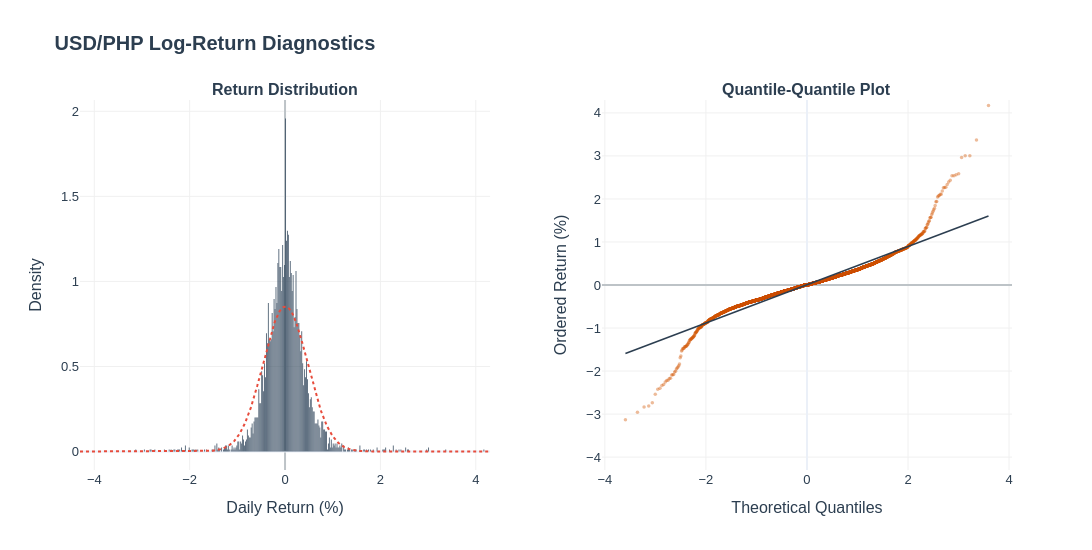

Write notebook code for a chart like this one.
### Code cell
# 2. Dynamic Range Control: 
if active_target == "PHP":
    h_range = [-4.3, 4.3]        # Returns % (X-axis Dist, Y-axis QQ)
    v_range_dist = [0, 2]  # Peak Density (Y-axis Dist)
    q_range = [-5, 5]        # Theoretical Quantiles (X-axis QQ)
else:
    h_range = [-9, 9]
    v_range_dist = [0, 12]
    q_range = [-6, 6]

# 3. Setup Figure
fig = make_subplots(
    rows=1,
    cols=2,
    subplot_titles=("<b>Return Distribution</b>", "<b>Quantile-Quantile Plot</b>"),
    horizontal_spacing=0.12,
)
# --- Subplot 1: Distribution ---
fig.add_trace(
    go.Histogram(
        x=val,
        nbinsx=500,  # High granularity for the peak
        histnorm="probability density",
        name="Empirical",
        marker_color="#34495e",  # Slightly lighter slate
        opacity=0.85,
    ),
    row=1,
    col=1,
)
# Normal Curve (Reference)
x_range = np.linspace(h_range[0], h_range[1], 1000)
y_norm = stats.norm.pdf(x_range, val.mean(), val.std())
fig.add_trace(
    go.Scatter(
        x=x_range,
        y=y_norm,
        mode="lines",
        name="Normal Approx",
        line=dict(color="#e74c3c", width=2, dash="dot"),
    ),
    row=1,
    col=1,
)
# --- Subplot 2: Q-Q Plot ---
fig.add_trace(
    go.Scatter(
        x=osm,
        y=osr,
        mode="markers",
        name="Quantiles",
        marker=dict(color="#d35400", size=3.5, opacity=0.4),
    ),
    row=1,
    col=2,
)
fig.add_trace(
    go.Scatter(
        x=line_x,
        y=line_y,
        mode="lines",
        name="Ideal Normal",
        line=dict(color="#2c3e50", width=1.5),
    ),
    row=1,
    col=2,
)
# 4. Global Refinement
fig.update_layout(
    template="plotly_white",
    height=550,
    width=1200,  # Slightly wider
    showlegend=False,
    bargap=0.05,  # Adds spacing between bins for "The Economist" look
    font=dict(family="Arial, sans-serif", size=13, color="#2c3e50"),
    title_text=f"<b>USD/{active_target} Log-Return Diagnostics</b>",
    title_font_size=20,
    title_x=0.05,
    margin=dict(t=100, b=80, l=80, r=80),
)
# Precision Axis Control
fig.update_xaxes(
    title_text="Daily Return (%)",
    range=h_range,
    row=1,
    col=1,
    showgrid=True,
    gridcolor="#f0f0f0",
    zerolinecolor="#bdc3c7",
)
fig.update_yaxes(title_text="Density", row=1, col=1, showgrid=True, gridcolor="#f0f0f0")
fig.update_xaxes(title_text="Theoretical Quantiles", row=1, col=2, gridcolor="#f0f0f0")
fig.update_yaxes(
    title_text="Ordered Return (%)",
    range=h_range,
    row=1,
    col=2,
    showgrid=True,
    gridcolor="#f0f0f0",
    zerolinecolor="#bdc3c7",
)
fig.show()

### Figure 1 — Plotly figure (JSON) as saved in the notebook; plotly's stock layout.template omitted (floating-point values rounded to 4 significant figures; data arrays with more than 128 entries replaced by an {"elided": "..."} marker saying what was removed)
{"data": [{"histnorm": "probability density", "marker": {"color": "#34495e"}, "name": "Empirical", "nbinsx": 500, "opacity": 0.85, "type": "histogram", "x": {"elided": "4240 float values"}, "xaxis": "x", "yaxis": "y"}, {"line": {"color": "#e74c3c", "dash": "dot", "width": 2}, "mode": "lines", "name": "Normal Approx", "type": "scatter", "x": {"elided": "1000 float values"}, "xaxis": "x", "y": {"elided": "1000 float values"}, "yaxis": "y"}, {"marker": {"color": "#d35400", "opacity": 0.4, "size": 3.5}, "mode": "markers", "name": "Quantiles", "type": "scatter", "x": {"elided": "4240 float values"}, "xaxis": "x2", "y": {"elided": "4240 float values"}, "yaxis": "y2"}, {"line": {"color": "#2c3e50", "width": 1.5}, "mode": "lines", "name": "Ideal Normal", "type": "scatter", "x": [-3.593, 3.593], "xaxis": "x2", "y": [-1.592, 1.605], "yaxis": "y2"}], "layout": {"annotations": [{"font": {"size": 16}, "showarrow": false, "text": "<b>Return Distribution</b>", "x": 0.22, "xanchor": "center", "xref": "paper", "y": 1, "yanchor": "bottom", "yref": "paper"}, {"font": {"size": 16}, "showarrow": false, "text": "<b>Quantile-Quantile Plot</b>", "x": 0.78, "xanchor": "center", "xref": "paper", "y": 1, "yanchor": "bottom", "yref": "paper"}], "bargap": 0.05, "font": {"color": "#2c3e50", "family": "Arial, sans-serif", "size": 13}, "height": 550, "margin": {"b": 80, "l": 80, "r": 80, "t": 100}, "showlegend": false, "title": {"font": {"size": 20}, "text": "<b>USD/PHP Log-Return Diagnostics</b>", "x": 0.05}, "width": 1200, "xaxis": {"anchor": "y", "domain": [0, 0.44], "gridcolor": "#f0f0f0", "range": [-4.3, 4.3], "showgrid": true, "title": {"text": "Daily Return (%)"}, "zerolinecolor": "#bdc3c7"}, "xaxis2": {"anchor": "y2", "domain": [0.56, 1], "gridcolor": "#f0f0f0", "title": {"text": "Theoretical Quantiles"}}, "yaxis": {"anchor": "x", "domain": [0, 1], "gridcolor": "#f0f0f0", "showgrid": true, "title": {"text": "Density"}}, "yaxis2": {"anchor": "x2", "domain": [0, 1], "gridcolor": "#f0f0f0", "range": [-4.3, 4.3], "showgrid": true, "title": {"text": "Ordered Return (%)"}, "zerolinecolor": "#bdc3c7"}}}
